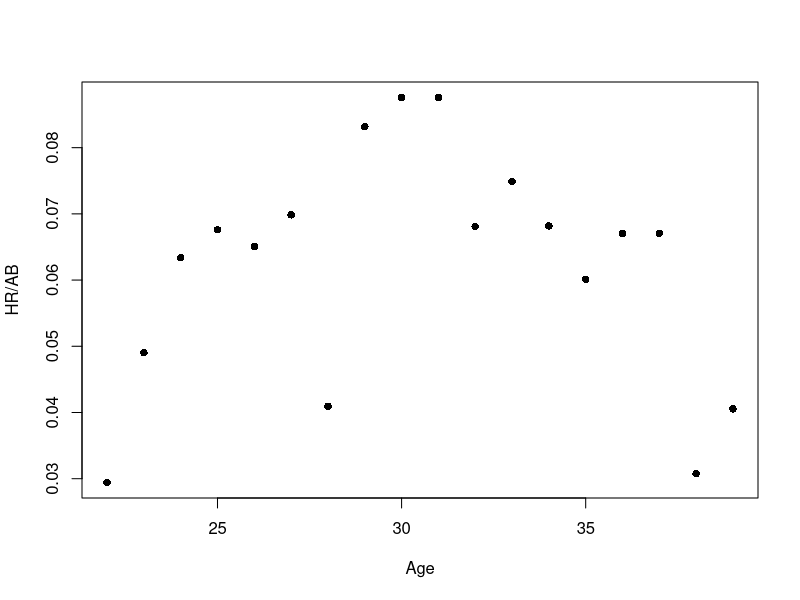
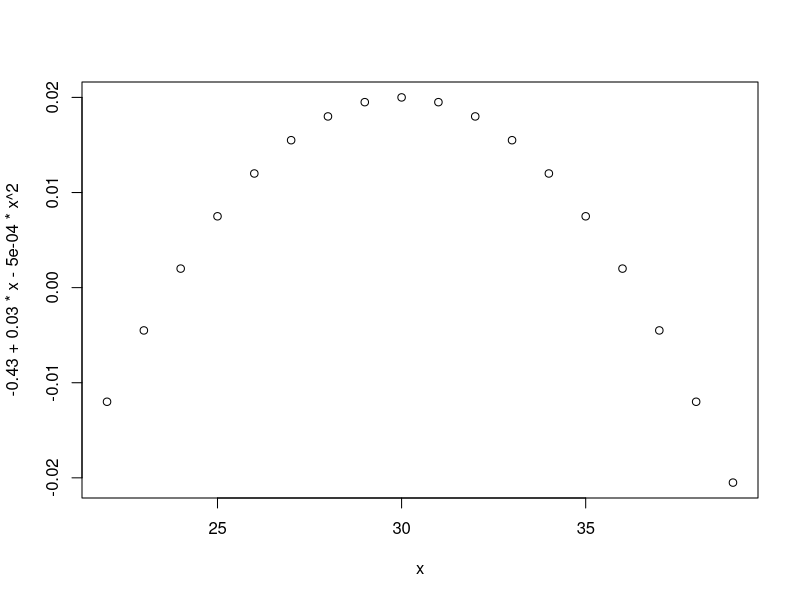

The R script that drew these images, in order:
library(LearnBayes)
fun <- function(beta, data){
  age <- data$Age
  y <- data$HR
  n <- data$AB
  beta0 <- beta[1]
  beta1 <- beta[2]
  beta2 <- beta[3]
  p <- exp(beta0 + beta1 * age + beta2*age^2)/
         (1+exp(beta0 + beta1 * age + beta2*age^2))
  val <-   sum(y * log(p) + (n-y) * log(1-p))
  return(val)
}
data(schmidt)
attach(schmidt)
HR/AB
plot(Age, HR/AB, pch = 16)
summary(lm(I(log(HR/AB/(1-HR/AB))) ~ Age + I(Age^2)))

fit <- laplace(fun, c(0,0,0), schmidt)
diag(fit$mode)^0.5
x <- 22:39
plot(x, -0.43+0.03*x-0.0005*x^2)


  
